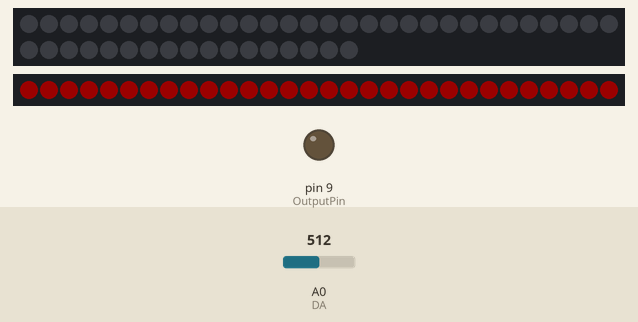
This sketch was run on a simulated Arduino Uno, built with avr-gcc and run on an emulated ATmega328P. Parts: 47 RGB LEDs in strip order, left to right, continuing on the next row, 30 RGB LEDs in strip order, left to right, output pins drawn as LEDs (lit = HIGH). The test bench sets the inputs (shaded band); at power-on: A0 (DA) = 512. Dim RGB values are drawn brighter than linear; random numbers use the default seed unless the sketch sets one; what the sketch prints to the serial monitor is not drawn.

Above: at 3.5 s.
3.6 s: A0 (DA) set to 435
5.1 s: A0 (DA) set to 409
At 5.25 s:
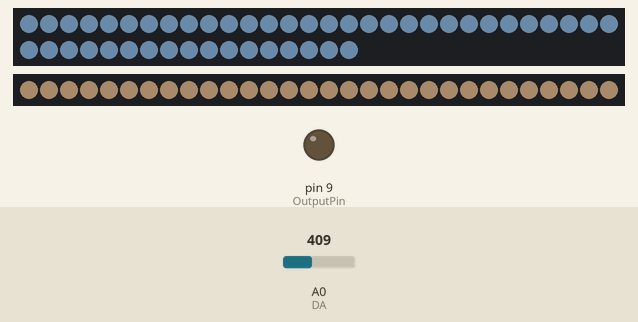
7.5 s: A0 (DA) set to 122
At 9.1 s:
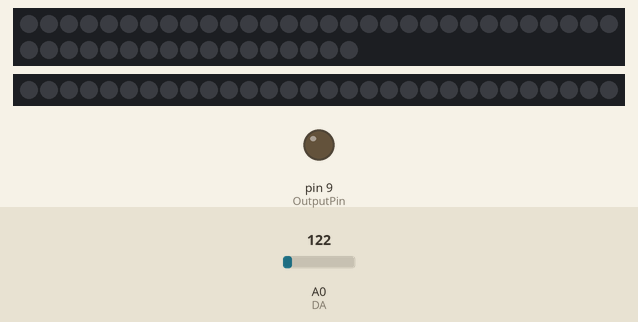
9.4 s: A0 (DA) set to 306
At 9.55 s:
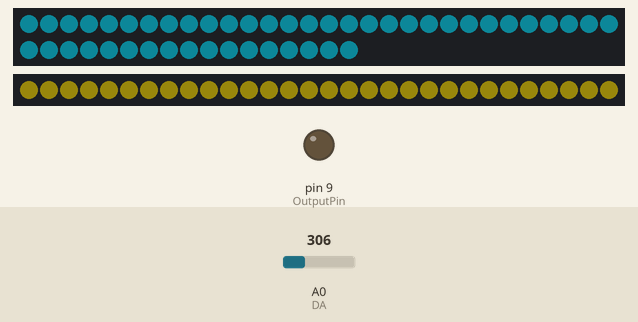
12.1 s: A0 (DA) set to 65
At 12.27 s:
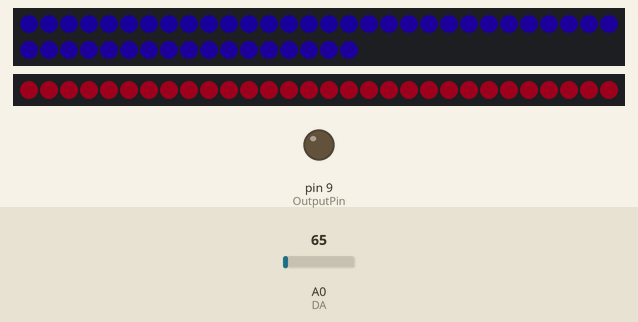
14.1 s: A0 (DA) set to 306
At 14.55 s:
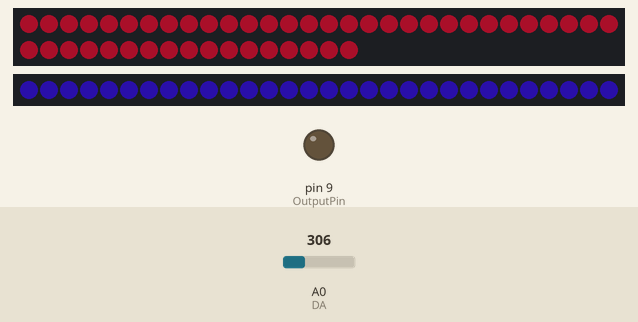
Timing chart, 0 to 15.4 s (numbered marks = the images above; inputs shaded):
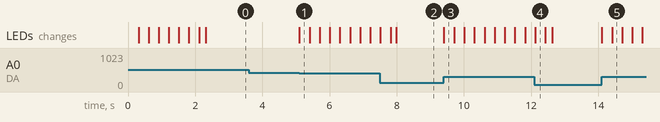

The sketch:

EC5.ino
```cpp
#include <FastLED.h>

#pragma region constants
#define LED_TYPE WS2812B
#define COLOR_ORDER GRB
int sensorvalue = 0;
float EMA_a = 0.6;
int EMA_S = 0;
int red = 0;
int green = 0;
int blue = 0;
int previous_value = 0;
#pragma endregion

#pragma region Variables
#define DATA_PIN 6
#define DATA_PIN2 7
#define OutputPin 9
#define NUM_LEDS 47
#define NUM_LEDS2 30
#define fps 60
#define COOLING 55
#define SPARKING 120
int DO = 2;     //Pin for Digital Output - DO
int DA = 0;     // Pin for Analog Output - AO
int trsh = 100; //Set minimum threshold for LED lit
uint8_t gHue = 0;
// int Brightness 50;
CRGBPalette16 currentPallet;
TBlendType currentBlending;
#pragma endregion

#pragma region Strip Segments and Definitions
CRGB strip1[NUM_LEDS];
CRGB strip2[NUM_LEDS2];
#pragma endregion

#pragma region Reverse Fire
bool gReverseDirection = false;
bool gReverseDirection2 = false;
#pragma endregion

void setup()
{
#pragma region Strip setup and maths
    Serial.begin(115200);
    // pinMode(2, INPUT);
    pinMode(OutputPin, OUTPUT);
    pinMode(DATA_PIN, INPUT);
    FastLED.addLeds<LED_TYPE, DATA_PIN, COLOR_ORDER>(strip1, NUM_LEDS);
    FastLED.addLeds<LED_TYPE, DATA_PIN2, COLOR_ORDER>(strip2, NUM_LEDS2);
    EMA_S = analogRead(DA);

#pragma endregion

#pragma region Color Initialization

    for (int i = 0; i < NUM_LEDS; i++)
    {
        strip1[i] = CRGB(255, 0, 0);
        FastLED.delay(10);
        // fadeall1();
    }
    for (int i = 0; i < NUM_LEDS2; i++)
    {
        strip2[i] = CRGB(255, 0, 0);
        FastLED.delay(10);
        // fadeall1();
    }

    for (int i = 0; i < NUM_LEDS; i++)
    {
        strip1[i] = CRGB(0, 255, 0);
        FastLED.delay(10);
        // fadeall1();
    }
    for (int i = 0; i < NUM_LEDS2; i++)
    {
        strip2[i] = CRGB(0, 255, 0);
        FastLED.delay(10);
        // fadeall1();
    }

    for (int i = 0; i < NUM_LEDS; i++)
    {
        strip1[i] = CRGB(0, 0, 255);
        FastLED.delay(10);
        // fadeall1();
    }
    for (int i = 0; i < NUM_LEDS2; i++)
    {
        strip2[i] = CRGB(0, 0, 255);
        FastLED.delay(10);
        // fadeall1();
    }

    for (int i = 0; i < NUM_LEDS; i++)
    {
        strip1[i] = CRGB::Black;
    }

    for (int i = 0; i < NUM_LEDS2; i++)
    {
        strip2[i] = CRGB::Black;
    }

}
#pragma endregion

void loop()
{
#pragma region maths
    sensorvalue = analogRead(DA); //Read the analog value
    EMA_S = (EMA_a * sensorvalue);
    int oT = (EMA_S - trsh) >> 1;  //Divides by 2
    int oT2 = (EMA_S - trsh) >> 1; //Divides by 2
    int avOt = (oT + oT2) >> 1;

    if (oT < 0 || oT2 < 0)
    {
        oT = 0;
        oT2 = 0;
    }

    if (avOt < 0){
        avOt = 0;
    }
    // FastLED.setBrightness(avOvertrsh);
    // analogWrite(OutputPin, sensorvalue);
#pragma endregion

    // Beat Detection


    if (avOt <= 0)
    {
        for (int i = (NUM_LEDS)-1; i >= 0; i--)
        {
            strip1[i].fadeToBlackBy(2);
            strip2[i].fadeToBlackBy(1);
        }
    }else{
        EC5(oT, oT2, avOt, 50);
    }
    FastLED.show();
}

#pragma region EC5
void EC5(int overtrsh, int overtrsh2, int avOvertrsh, int Brightness)
{


#pragma region Color Definitions and LED Limiters
    // uint8_t heatindex = random8()
    int color1 = random8();
    int color2 = random8();
    int color3 = random8();

    if (overtrsh > NUM_LEDS || overtrsh2 > NUM_LEDS2)
    {
        overtrsh = NUM_LEDS;
        overtrsh2 = NUM_LEDS2;
    }

#pragma endregion

#pragma region Diagnosis
    // Serial.println(overtrsh);
    // Serial.println(sensorvalue);
    // Serial.println(color3);
    Serial.println(avOvertrsh);
    // Serial.println(EMA_S);
    // Serial.println(DATA_PIN);
#pragma endregion

#pragma region Colors for Strip 1


#pragma endregion

#pragma region Colors for Strip2
    if (avOvertrsh <= 75)
    {

        for (int i = 0; i < overtrsh && i < NUM_LEDS; i++)
        {
            strip1[i] = CRGB(color1, color2, color3);
            FastLED.setBrightness(Brightness);
        }

        // for (int i = NUM_LEDS - 1; i > overtrsh - 1 && i >= 0; i--)
        // {
        //     strip1[i] = CRGB::Black;
        // }

        for (int i = 0; i < overtrsh2 && i < NUM_LEDS2; i++)
        {
            strip2[i] = CRGB(color3, color2, color1);
            FastLED.setBrightness(Brightness);
        }

        // LED Brightness
    }
    else
    {
        for (int i = 0; i < overtrsh2 && i < NUM_LEDS2; i++)
        {
            strip2[i] = CRGB::DarkRed;
            FastLED.setBrightness(Brightness);
        }
    }

#pragma endregion
}
#pragma endregion
```

Measured:
- the behaviour switches between 420 and 419 on A0 (DA) (found by bisection; images 0 and 1)
- after the input at 5.1 s, the LEDs: change at once (image 1)
- after the input at 9.4 s, the LEDs: change at once (image 3)
- after the input at 14.1 s, the LEDs: first change at once (image 5 shows a later state)
